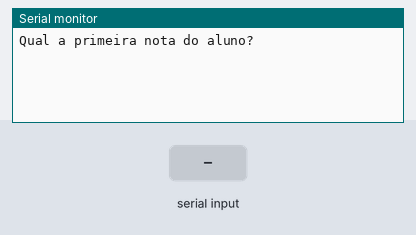
Simulated run of this sketch. Board: Arduino Uno, built with avr-gcc and run on an emulated ATmega328P. On the bench: the last lines printed to the serial monitor. Inputs (shaded band) come from the test bench.

Above: at 1.2 s.
1.3 s: "90,45,200\n" received over Serial
At 2.2 s:
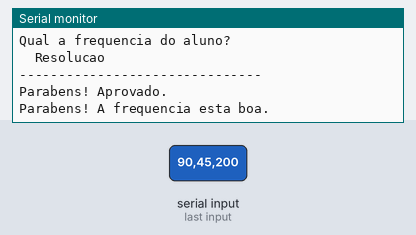
2.8 s: "30,150,10\n" received over Serial
At 6.8 s:
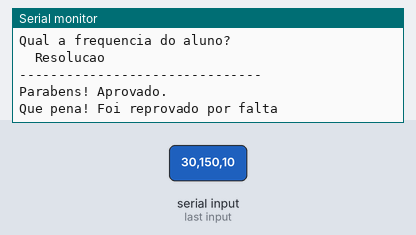

Measured:
- after the input at 1.3 s, the serial monitor: prints a new line at once (image 1)
- after the input at 2.8 s, the serial monitor: prints a new line after 2.8 s (image 2)

The sketch:

m_dia_e_frequencia_do_aluno1.ino
```cpp
/*Calcule a média entre duas notas.
Verifique se o aluno foi aprovado:
Aprovado se média é MAIR OU IGUAL A 6 e SE A frequênciaÉ MAIOR OU IGUAL 75%.
Caso contrário, exiba se foi reprovado por nota, por frequência ou por ambos.
Se a média for exatamente 10, exiba: "Parabéns! Nota máxima!
*/

//Não usei nada de exemplo(Não abri outro arquivo)

float n1 = 0;
float n2 = 0;
float m = 0;
float f = 0;

void setup()
{
  Serial.begin(9600);
}

void loop()
{
  Serial.println("Qual a primeira nota do aluno?");
  while(!Serial.available());
  n1 = Serial.parseFloat();

  Serial.println("Qual a segunda nota do aluno?");
  while(!Serial.available());
  n2 = Serial.parseFloat();

  Serial.println("Qual a frequencia do aluno?");
  while(!Serial.available());
  f = Serial.parseFloat();

    m = (n1 + n2) / 2;

  Serial.println("	Resolucao			");
  Serial.println("-------------------------------");
  Serial.println();

    if( m == 10){
     Serial.println("Parabens! Nota maxima!");
    } else if( m >= 6){
     Serial.println("Parabens! Aprovado.");
    }else if(m <= 6 && f < 75){
     Serial.print("Que pena!");
   } else {
     Serial.println("Que pena! Reprovado por nota!");
    }


   if( f >= 75){
     Serial.println("Parabens! A frequencia esta boa.");
   } else if(m <= 6 && f < 75){
     Serial.println(" O aluno foi reprovado por nota e fraquencia.");
   } else if( f < 75){
     Serial.println("Que pena! Foi reprovado por falta");
    }

  Serial.println();

  delay(4000);


}
```
